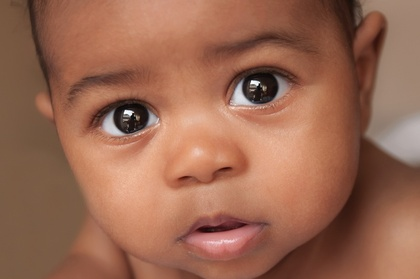
%> input picture Assignment_3/baby2.jpg, 420 x 279 px, shrunk from 800 x 531 before the run
$ octave --eval "result = errDif(imread('baby2.jpg'));"   (GNU Octave 9; MATLAB toolbox functions it lacks are replaced by stand-ins)
%> lines starting %> are read from the running program, lines starting %| are printed output that depends on the picture
%% Error Diffusion
function [b] = errDif(f)

    [M,N,ind] = size(f);
%> M = 279; N = 420; ind = 3

    %% check whether input is rgb
    if ind ==3
        f = rgb2gray(f);
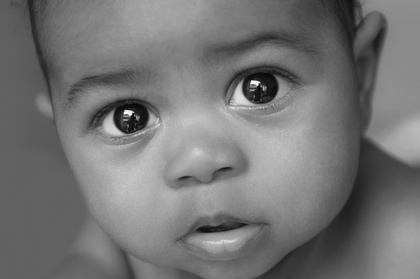
%> f: size 279x420 uint8; min 0, max 255, mean 116.8
    end
    f = im2double(f);
%> f: size 279x420 double

    %% Zero-padding the Image
    MM = M + (8 - mod(M,8))*(mod(M,8) > 0);
%> MM = 280
    NN = N + (8 - mod(N,8))*(mod(N,8) > 0);
%> NN = 424
    ff = zeros(MM, NN);
    ff(1:M, 1:N) = f(1:M, 1:N);
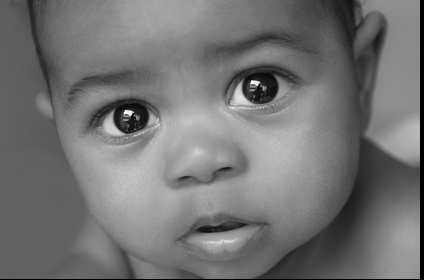
%> ff: size 280x424 double; min 0, max 1, mean 0.452

    %% Halftoning the Image
    h = [0   0    7/16
        3/16 5/16 1/16];

    for m = 2:M-1
        for n = 2:N-1
           b(m,n) = (ff(m,n) >= 0.5);
           e = b(m,n) - ff(m,n);
           s = e.*h;
           ff(m:m+1,n-1:n+1) = ff(m:m+1,n-1:n+1) - s ;
        end
    end
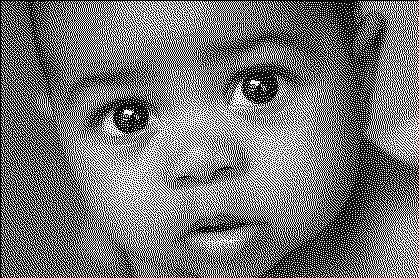
%> b: size 278x419 logical; 45.6% white in thin lines or dots
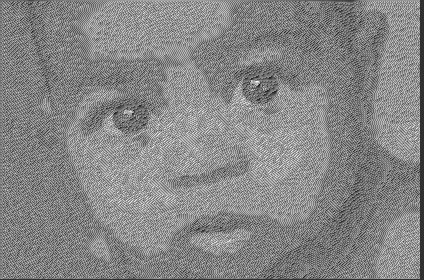
%> ff: size 280x424 double; min -0.264, max 1.14, mean 0.474; drawn with min black and max white
end
